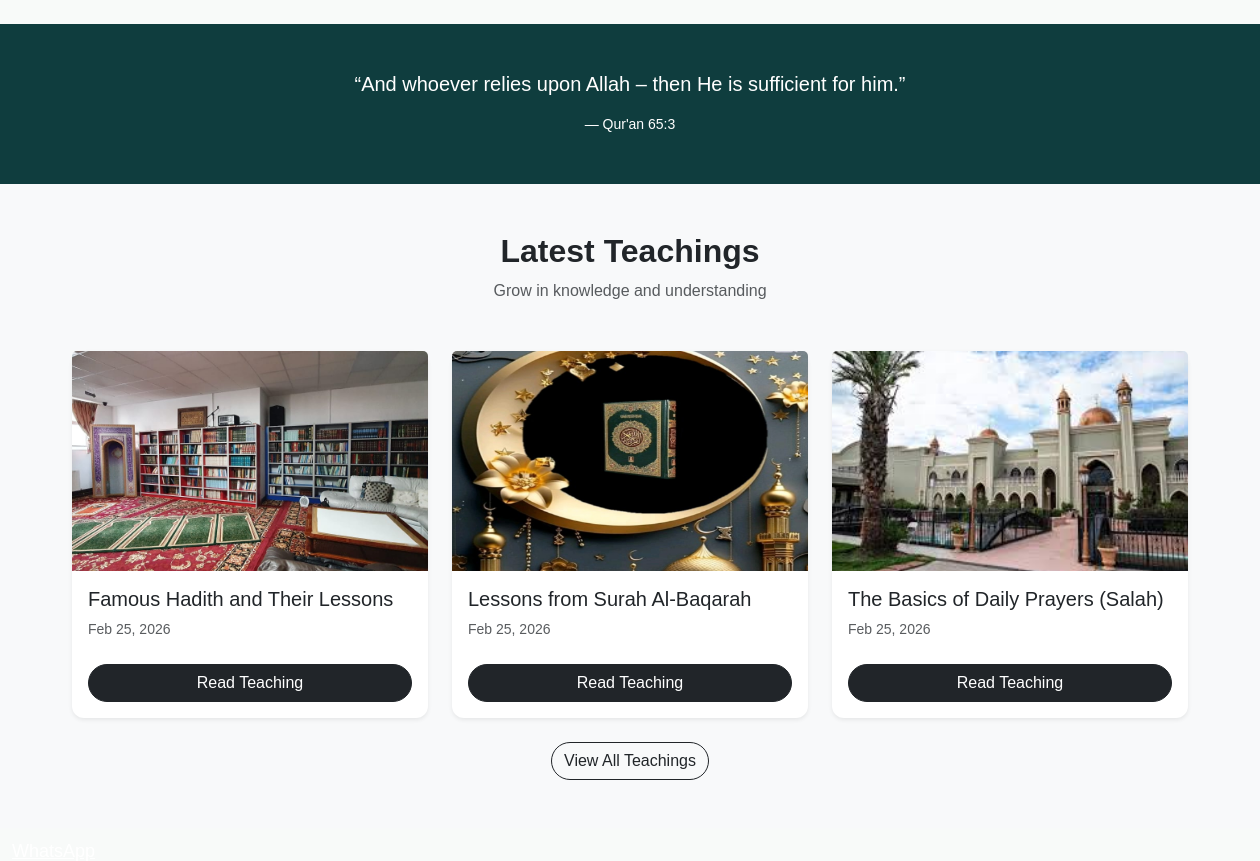
The app's page / (middle part), older data.
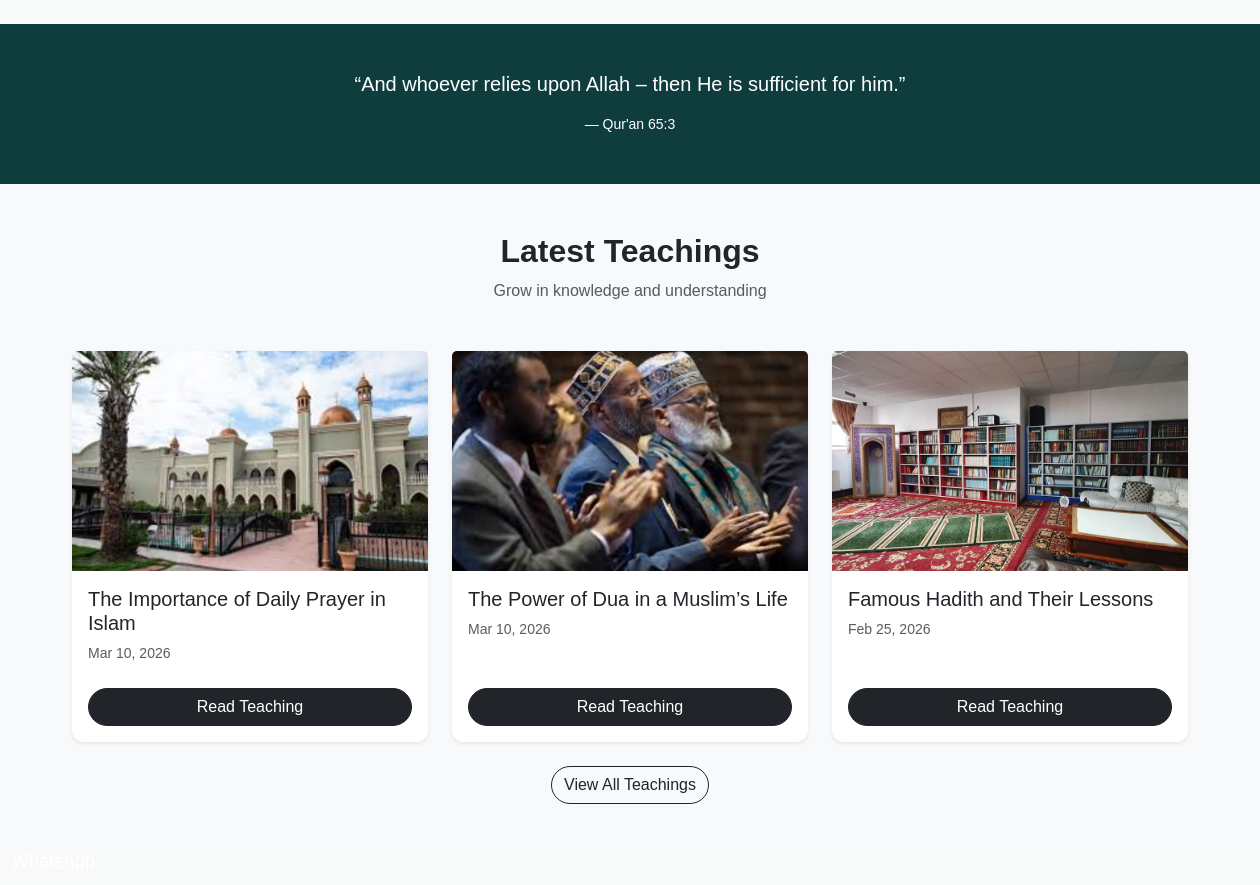
The same page, newer data.
### core/models.py (models this page shows, shortened)
class Teaching(models.Model):
    CATEGORY_CHOICES = [
        ('quran', 'Qur’an'),
        ('hadith', 'Hadith'),
        ('fiqh', 'Fiqh'),
        ('reminder', 'Reminder'),
    ]
    title = models.CharField(max_length=200)
    slug = models.SlugField(unique=True, blank=True)
    category = models.CharField(max_length=20, choices=CATEGORY_CHOICES)
    image = models.ImageField(upload_to='teachings/', blank=True, null=True)
    content = models.TextField()
    is_published = models.BooleanField(default=True)
    created_at = models.DateTimeField(auto_now_add=True)

### core/views.py (the view)
# urls.py: path("", views.home, name="home"),
def home(request):
    today = timezone.now().date()
    upcoming_events = Event.objects.filter(
        start_date__gte=today,
        is_published=True
    ).order_by('start_date')[:5]
    latest_teaching = Teaching.objects.order_by('-created_at')[:3]
    latest_media = Media.objects.filter(
        is_published=True
    ).order_by('-created_at')[:3]
    trending_media = Media.objects.filter(
        is_published=True
    ).order_by('-views', '-created_at')[:3]
    context = {
        'upcoming_events': upcoming_events,
        'latest_teaching': latest_teaching,
        'latest_media': latest_media,
        'trending_media': trending_media,
    }
    return render(request, 'core/home.html', context)

### core/models.py (called while the page is built)
    def get_youtube_id(self):
        if not self.youtube_url:
            return None
        url = self.youtube_url
        if "youtu.be" in url:
            return url.split("/")[-1].split("?")[0]
        if "youtube.com" in url:
            parsed = urlparse(url)
            return parse_qs(parsed.query).get("v", [None])[0]
        return None

### core/templates/core/home.html (shortened to what this page needs)
{% extends "base.html" %}
{% load static %}
{% block content %}
<section class="py-5">
</section>
<section class="py-5 text-center"
         style="background:var(--primary); color:white;">
  <div class="container">
    <h5 class="mb-3" style="font-weight:300;">
      “And whoever relies upon Allah – then He is sufficient for him.”
    </h5>
    <small>— Qur'an 65:3</small>
  </div>
</section>
<section class="py-5 bg-light">
  <div class="container">
    <div class="text-center mb-5">
      <h2 class="fw-bold">Latest Teachings</h2>
      <p class="text-muted">Grow in knowledge and understanding</p>
    </div>
    <div class="row g-4">
      {% for teaching in latest_teaching %}
      <div class="col-md-4">
        <div class="card h-100 shadow-sm">
          {% if teaching.image %}
          <img src="{{ teaching.image.url }}" class="card-img-top" style="height:220px; object-fit:cover;" alt="{{ teaching.title }}">
          {% endif %}
          <div class="card-body d-flex flex-column">
            <h5>{{ teaching.title }}</h5>
            <small class="text-muted mb-2">{{ teaching.created_at|date:"M d, Y" }}</small>
            <a href="{% url 'core:teaching_detail' teaching.pk %}" class="btn btn-dark mt-auto">Read Teaching</a>
          </div>
        </div>
      </div>
      {% empty %}
      <div class="col-12 text-center">
        <p class="lead text-muted">No teachings yet.</p>
      </div>
      {% endfor %}
    </div>
    <div class="text-center mt-4">
      <a href="{% url 'core:teachings' %}" class="btn btn-outline-dark">View All Teachings</a>
    </div>
  </div>
</section>
<section class="py-5">
</section>
{% endblock content %}

Row changes from the older to the newer data that the page shows:
no longer on this page (row edited): Teaching: image (picture), title "Lessons from Surah Al-Baqarah", created_at "Feb 25, 2026"
no longer on this page (row edited): Teaching: image (picture), title "The Basics of Daily Prayers (Salah)", created_at "Feb 25, 2026"
added Teaching: image (picture), title "The Importance of Daily Prayer in Islam", created_at "Mar 10, 2026"
added Teaching: image (picture), title "The Power of Dua in a Muslim’s Life", created_at "Mar 10, 2026"
